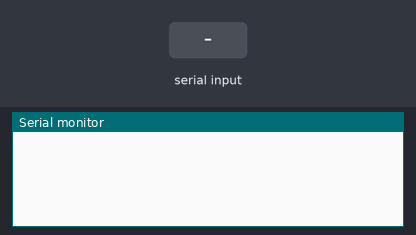
This sketch was run on a simulated Arduino Uno, built with avr-gcc and run on an emulated ATmega328P. Shown: the last lines printed to the serial monitor. Inputs (shaded band) come from the test bench. EEPROM starts erased.

Above: at 4.6 s.
4.7 s: "read 3\n" received over Serial
At 6.3 s:
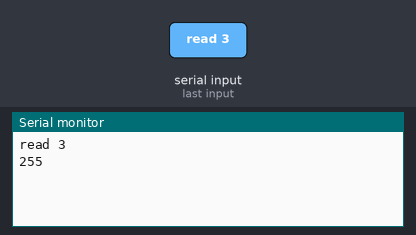
7.2 s: "write 3 10\n" received over Serial
At 9.4 s:
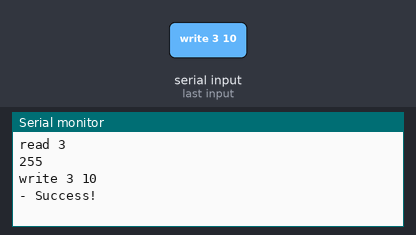
9.7 s: "READ 1\n" received over Serial
At 11.3 s:
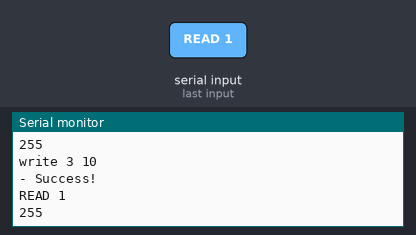
12.2 s: "WRITE 1\n" received over Serial
At 14.4 s:
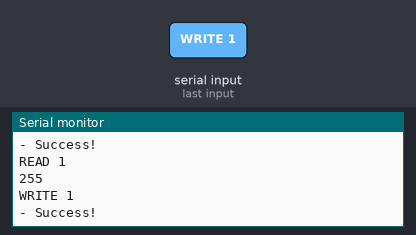
14.7 s: "write 1\n" received over Serial
At 16.3 s:
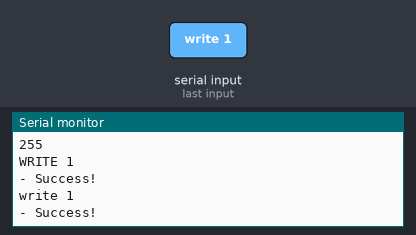
17.2 s: "READ" received over Serial
At 19.2 s:
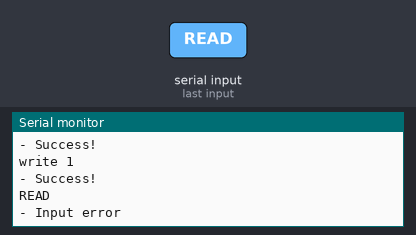

Measured:
- after the input at 4.7 s, the serial monitor: prints a new line after 1.0 s (image 1)
- after the input at 7.2 s, the serial monitor: prints a new line after 1.0 s (image 2)
- after the input at 9.7 s, the serial monitor: prints a new line after 1.0 s (image 3)
- after the input at 12.2 s, the serial monitor: prints a new line after 1.0 s (image 4)
- after the input at 14.7 s, the serial monitor: prints a new line after 1.0 s (image 5)
- after the input at 17.2 s, the serial monitor: prints a new line after 1.0 s (image 6)

The sketch:

photocell.ino
```cpp
/*
Arduino connected to a photoresistor and a piezo buzzer.

Circuit that causes a piezo buzzer to sound when it is sufficiently dark in a room.

(c) 2015 Carlos de la Calleja

Circuit:
  - 10K Ohm resistor
  - 10K Ohm resitor
  - Photo resistor
  - Piezo buzzer

int buzzerPin = 8;   // selet the input pin for the buzzer
int photocellPin = A0;    // analog input pin for the photoresistor
int photocellValue = 0;  //  value coming from the photocell

void setup() {

  Serial.begin(9600);  // use the serial input to debug the program
}

void loop() {
  // read the value from the photocell:
  photocellValue = analogRead(photocellPin); // read the value

  Serial.println(sphotocellValue); // uart transmits the values to the serial monitor

  if (photoCellrValue < 300) tone(buzzerPin,1000); //if there is no light then generate tone
  else noTone(buzzerPin); // stop buzzer

}
```

blinking_led.ino
```cpp
// Pin 13 has an LED connected on most Arduino boards.
// give it a name:
int i, led = 13;


// the setup routine runs once when you press reset:
void setup() {
  // initialize the digital pin as an output.
  pinMode(led, OUTPUT);
}

// the loop routine runs over and over again forever:
void loop() {

  for (i=0;i<5; i++){
  digitalWrite(led, HIGH);   // turn the LED on (HIGH is the voltage level)
  delay(500);               // wait for a second
  digitalWrite(led, LOW);    // turn the LED off by making the voltage LOW
  delay(500); // wait for a second
  }

  for (i=0;i<5; i++){
  digitalWrite(led, HIGH);   // turn the LED on (HIGH is the voltage level)
  delay(2000);               // wait for a second
  digitalWrite(led, LOW);    // turn the LED off by making the voltage LOW
  delay(2000); // wait for a second
  }

}
```

fibonacci.c
```cpp
// (licence header left out)
#include <stdio.h>
#define MAX 6   /* maximum numbers in the sequence */

main()
{

    /* var declarations:  a2 is the second before, a1 is the first before, and current is the actual sequence item */
    int i, current, a2=0, a1=1;

    printf("Fibonacci Sequence\n");
    printf("==================\n");

    for(i=0 ; i<MAX; i++){
        if (i==0) current = 0;
       else if (i==1) current = 1;
       else {
             current = a2 + a1;           /* current number is the addition of the first and second before */
             a2 = a1;                     /* set the second before the to first before */
             a1 = current;                 /* set the first before the to the current */
             }
        printf("number %i : ",i+1);
        printf("%i \n",current);
     }
    printf("============================\n");
    printf("%i items printed successfully", MAX);
 }
```

led_and_serial.ino
```cpp
// (c) 2015, Carlos de la Calleja

// led set to Pin 13 inbuild led, flag and byte received
int flag = 0, led = 13, ByteReceived;

// the setup routine runs once when you press reset:
void setup() {
  pinMode(led, OUTPUT);  // initialize the digital pin as an output.
  Serial.begin(9600);  //set the serial port
}

// the loop routine runs over and over again forever:
void loop() {
  if (!flag){
     digitalWrite(led, HIGH);   // turn off the LED only once
     flag++; }

  while (Serial.available() > 0) {   //check if data is incoming from the  serial monitor
     ByteReceived = Serial.read(); // read the byte
     if (ByteReceived == '1') digitalWrite(led, HIGH);
     if (ByteReceived == '0') digitalWrite(led, LOW);
  }
}
```

read_write_arduino_eeprom.ino
```cpp
/*

File name: read_write_arduino_eeprom.ino

This sketch that allows a user to access data in EEPROM using the serial monitor.
In the serial monitor the user should be able to type one of two commands:
“read” and “write. "Read" takes one argument, an EEPROM address.
"Write" takes two arguments, an EEPROM address and a value.

For example, if the user types “read 3” then the contents of EEPROM
address 3 should be printed to the serial monitor.
If the user types “write 3 10” then the value 10 should be written into
address 3 of the EEPROM

(c) 2020 Carlos de la Calleja

*/

#include <EEPROM.h>

//Variables declaration
int readAddress, writeAddress, writeValue, value, index1;
int errorFlag = 0;
String inputCommand, inputRead, inputWrite, writeInput, writeAddressS, writeValueS;

void setup() {
  Serial.begin(9600); // opens serial port, sets data rate to 9600 bps

    for (int i = 0; i < 1024; i++) // fill all memmory with ff
    EEPROM.write(i, 255);
}

void loop() {

  while(Serial.available()) {

	inputCommand = Serial.readString();// read the incoming data as string
	Serial.println(inputCommand);

    //starts parsing the input command

    if (inputCommand.startsWith("READ")|| inputCommand.startsWith("read")){

      inputRead = inputCommand.substring(5); // extract the read address

      readAddress = inputRead.toInt(); //integer conversion

      if(readAddress == 0){   //check if it´s incorrect
        if (inputRead!="0")
          errorFlag = 1;
      }

         //check if addres is out of range
      if (!errorFlag && readAddress > -1 && readAddress < 1024 ){

         value = EEPROM.read(readAddress); //read the byte stored at readAddress
         Serial.println(value);

      }
      else {
            Serial.println("- Input error");
            errorFlag = 0;
      }

    }
    else if (inputCommand.startsWith("WRITE")|| inputCommand.startsWith("write"))
	{

      inputWrite = inputCommand.substring(6);
      index1 = inputWrite.indexOf(' ');   //finds location of separator

      writeAddressS = inputWrite.substring(0,index1); //extract address
      writeValueS = inputWrite.substring(index1+1);   //extract value

      writeAddress = writeAddressS.toInt(); //conversion to integer
      if(writeAddress == 0){
        if (writeAddressS!="0")
          errorFlag = 1;
      }
      writeValue = writeValueS.toInt();  //conversion to integer
      if(writeValue == 0){
        if (writeValueS!="0")
          errorFlag = 1;
      }

        // check if address of value are out of range
    if (!errorFlag && writeAddress > -1 && writeAddress <1024 && writeValue > -1 && writeValue <256 ){

         EEPROM.write(writeAddress,writeValue); //write the writeValue byte pointed by writeAddress
         Serial.println("- Success!");
      }
      else {
            Serial.println("- Input error");   //displays error message
            errorFlag = 0;
      }

     }

    else Serial.println("- Input error");  // displays error message
   }
}
```
